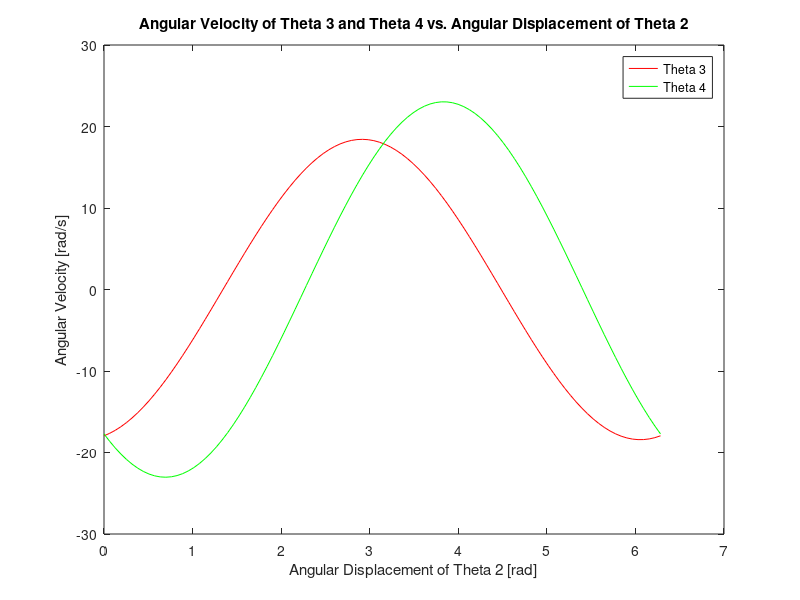

This chart was generated by the following MATLAB code:
R_1 = 100;
R_2 = 55;
R_3 = 150;
R_4 = 120;
L_1 = R_1/R_3;
L_2 = R_1/R_2;
L_3 = ((R_1^2 + R_2^2 + R_3^2 - R_4^2)/(2*R_2*R_3));
L_4 = R_1/R_4;
L_5 = ((R_1^2 + R_2^2 - R_3^2 + R_4^2)/(2*R_2*R_3));

omega_2 = 40;

theta_2 = linspace(0, 2*pi, 100);

b = (-2.*sin(theta_2));
a = ((L_1 + 1).*(cos(theta_2)) - L_2 - L_3);
c = (-(1 - L_1).*(cos(theta_2)) + L_2 - L_3);
d = ((1 - L_4).*(cos(theta_2)) - L_2 + L_5); 
e = (-(L_4 - 1).*(cos(theta_2)) + L_2 + L_5);

X = (-b + sqrt((b.^2) - (4.*a.*c)))/(2.*a);
Y = (-b + sqrt((b.^2) - (4.*d.*e)))/(2.*d);

theta_3 = 2.*atan(X);
theta_4 = 2.*atan(Y);

omega_3 = ((omega_2*R_2)/R_3).*((sin(theta_2 - theta_4))/(sin(theta_4 - theta_3)));
omega_4 = ((omega_2*R_2)/R_4).*((sin(theta_2 - theta_3))/(sin(theta_4 - theta_3)));

%alpha_3 = (R_4.*(omega_4.^2) - R_3.*cos(theta_3 - theta_4).*(omega_3.^2) - R_2.*sin(theta_2 - theta_4).*(alpha_2) - R_2.*(omega_2.^2).*cos(theta_2 - theta_4))/(R_3.*sin(theta_3 - theta_4));
%alpha_4 = (-R_3.*(omega_3.^2) + R_4.*cos(theta_3 - theta_4).*(omega_4.^2) - R_2.*sin(theta_2 - theta_3).*(alpha_2) - R_2.*(omega_2.^2).*cos(theta_2 - theta_4))/(R_4.*sin(theta_3 - theta_4));

figure(1)
plot(theta_2, omega_3, 'r')
hold on;
plot(theta_2, omega_4, 'g')
hold on;
title('Angular Velocity of Theta 3 and Theta 4 vs. Angular Displacement of Theta 2')
xlabel('Angular Displacement of Theta 2 [rad]')
ylabel('Angular Velocity [rad/s]')
legend ('Theta 3', 'Theta 4')